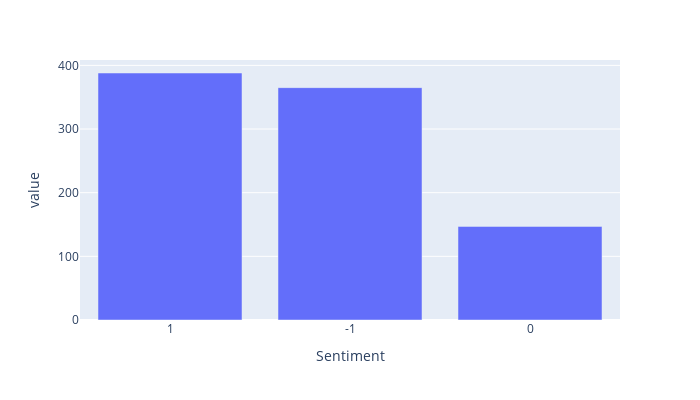

Here is the notebook cell this chart was saved with:
### Code cell
fig = px.bar(sentiment_counts,height=400,width=700)
fig.update_layout(showlegend = False)
fig.show()

### Figure 1 — Plotly figure (JSON) as saved in the notebook; plotly's stock layout.template omitted (floating-point values rounded to 4 significant figures)
{"data": [{"alignmentgroup": "True", "hovertemplate": "variable=count<br>Sentiment=%{x}<br>value=%{y}<extra></extra>", "legendgroup": "count", "marker": {"color": "#636efa", "pattern": {"shape": ""}}, "name": "count", "offsetgroup": "count", "orientation": "v", "showlegend": true, "textposition": "auto", "type": "bar", "x": ["1", "-1", "0"], "xaxis": "x", "y": [388, 365, 147], "yaxis": "y"}], "layout": {"barmode": "relative", "height": 400, "legend": {"title": {"text": "variable"}, "tracegroupgap": 0}, "margin": {"t": 60}, "showlegend": false, "width": 700, "xaxis": {"anchor": "y", "domain": [0, 1], "title": {"text": "Sentiment"}}, "yaxis": {"anchor": "x", "domain": [0, 1], "title": {"text": "value"}}}}
